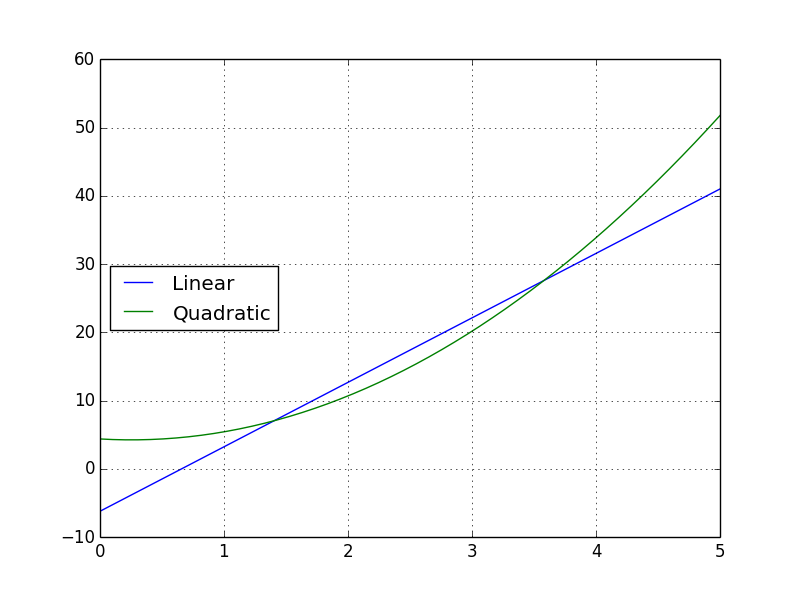

Recreate this plot in Python.
import numpy as np
import matplotlib.pyplot as plt

def gaussPivot(a,b,tol=1.0e-12):
    n = len(b)
    # Set up scale factors
    s = np.zeros(n)
    for i in range(n):
        s[i] = max(np.abs(a[i,:]))
    for k in range(0,n-1):
        # Elimination
        for i in range(k+1,n):
            if a[i,k] != 0.0:
                lam = a[i,k]/a[k,k]
                a[i,k+1:n] = a[i,k+1:n] - lam*a[k,k+1:n]
                b[i] = b[i] - lam*b[k]
    # Back substitution
    b[n-1] = b[n-1]/a[n-1,n-1]
    for k in range(n-2,-1,-1):
        b[k] = (b[k] - np.dot(a[k,k+1:n],b[k+1:n]))/a[k,k]
    return b
    
def polyFit(xData,yData,m):
    a = np.zeros((m+1,m+1))
    b = np.zeros(m+1)
    s = np.zeros(2*m+1)
    for i in range(len(xData)):
        temp = yData[i]
        for j in range(m+1):
            b[j] = b[j] + temp
            temp = temp*xData[i]
        temp = 1.0
        for j in range(2*m+1):
            s[j] = s[j] + temp
            temp = temp*xData[i]
    for i in range(m+1):
        for j in range(m+1):
            a[i,j] = s[i+j]
    return gaussPivot(a,b)
    
if __name__ == "__main__":
    xData = np.array([1.0, 2.5, 3.5, 4.0, 1.1, 1.8, 2.2, 3.7])
    yData = np.array([6.00, 15.722, 27.130, 33.772, 5.257, 9.549, 11.098, 28.828])
    
    lin = polyFit(xData,yData,1)
    quad = polyFit(xData, yData, 2)
    
    x = np.linspace(0, 5, 50)
    ylin = lin[1] * x + lin[0]
    yquad = quad[2] * x ** 2 + quad[1] * x + quad[0]
    
    plt.plot(x,ylin, x, yquad)
    plt.legend(("Linear","Quadratic"),loc = 6)
    plt.grid(True)
    plt.show()
